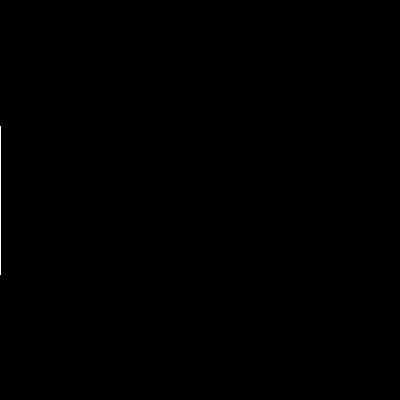
Frame 1 (no input)
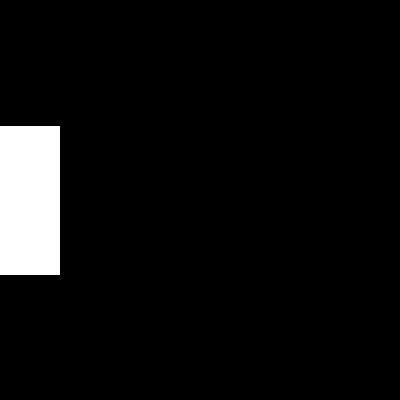
Frame 60 (the mouse pressed at the canvas centre just before this capture)
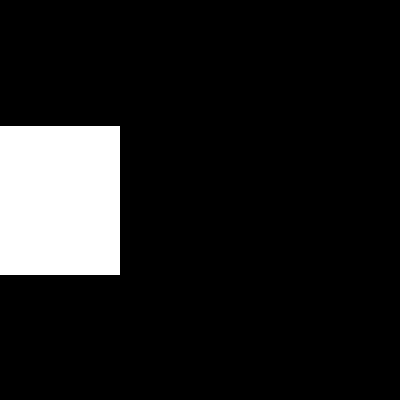
Frame 120 (the mouse held since frame 60 and released just before this capture)

The Processing sketch that drew these frames (run headless with seeded random() and noise(); from frame 60 on, the mouse is pressed at the canvas centre):

// Processing sketch: Ara_Proje_1
// ── Ara_Proje_1.pde
int i, j, k;
boolean a;
void setup ()
{
  size (400, 400);
  background (0);
  rectMode (CENTER);
}  
void draw ()
{
  if (i<=275)
  {
    i++;
    rect (-75+i, 200, 150, 150);
  }
  else if (j<=250 && a!=true)
  {
    j++;
    rect (200, 200, 150+j, 150+j);
  }
  else if (j>250 || a!=false) 
  {
    j--;
    a=true;
    if (j<=0 && a!=false)
    {
      j=1;
      k++;
    }
    rect (200+k, 200, 150+j, 150+j);
  }
}
